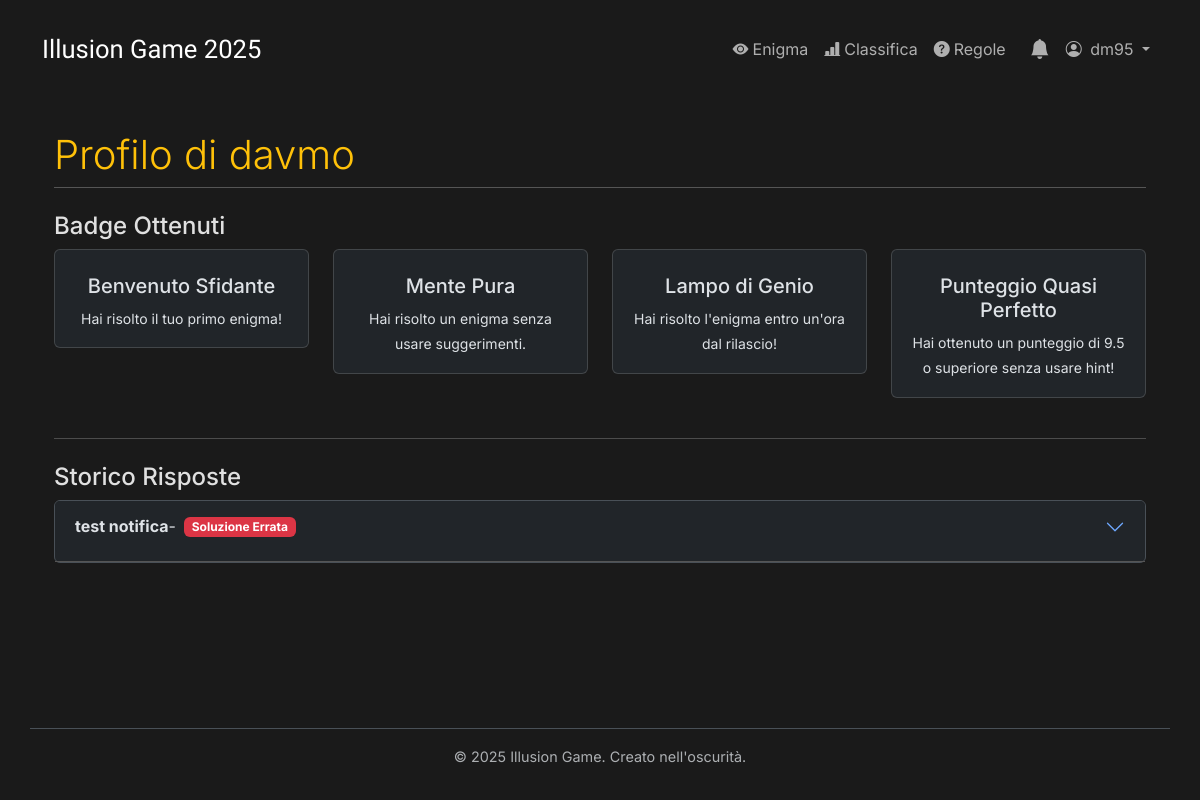
The app's page /profilo/davmo/ (signed in), older data.
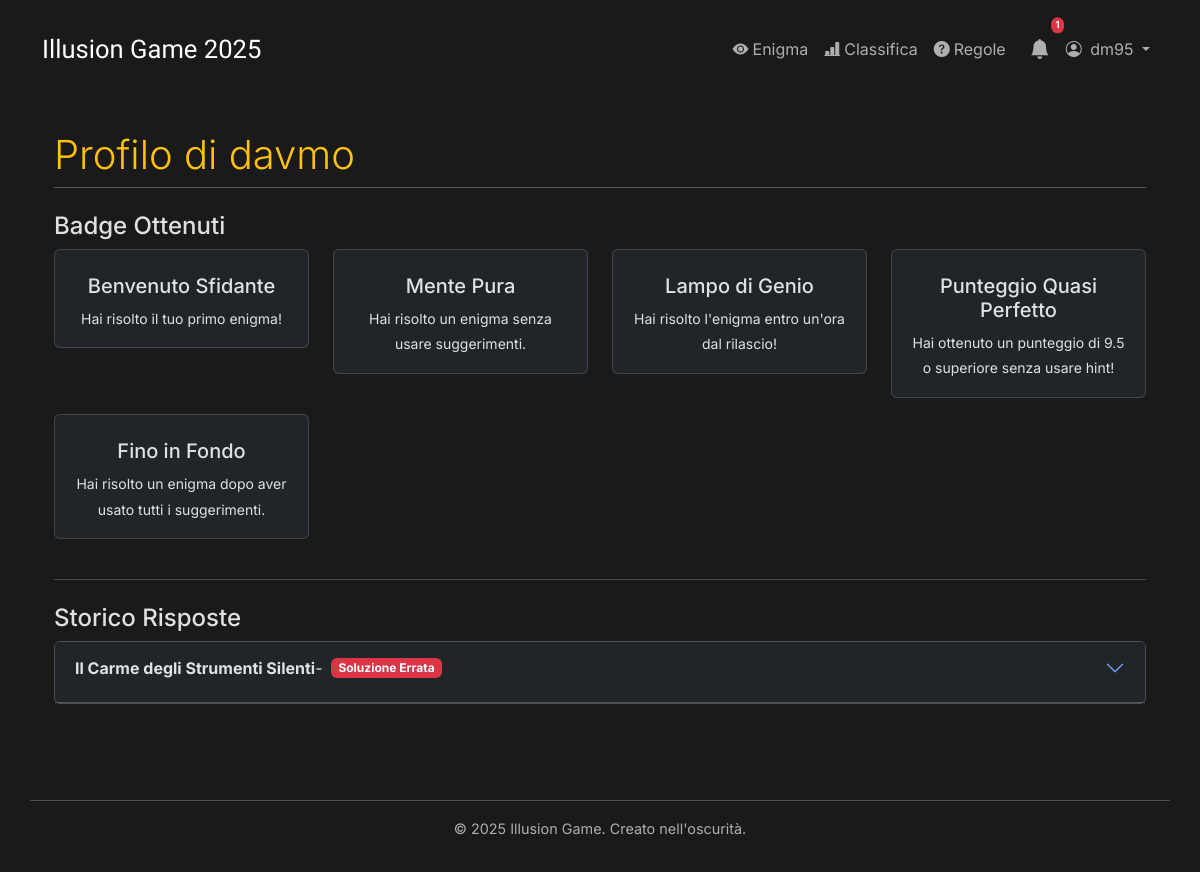
The same page, newer data.
### enigmas/models.py (models this page shows, shortened)
class UserBadge(models.Model):
    utente = models.ForeignKey(User, on_delete=models.CASCADE, related_name='user_badges')
    badge = models.ForeignKey(Badge, on_delete=models.CASCADE, related_name='user_badges')
    data_ottenimento = models.DateTimeField(auto_now_add=True)
    class Meta:
        unique_together = ('utente', 'badge')

class Badge(models.Model):
    nome = models.CharField(max_length=100)
    descrizione = models.TextField()
    icona = models.CharField(max_length=50, help_text="Es. 'bi bi-star'")

class RispostaUtente(models.Model):
    utente = models.ForeignKey(User, on_delete=models.CASCADE, related_name='risposte')
    enigma = models.ForeignKey(Enigma, on_delete=models.CASCADE)
    data_invio = models.DateTimeField(default=timezone.now)
    is_completa_corretta = models.BooleanField(default=False)
    punteggio = models.FloatField(default=0.0)
    class Meta:
        unique_together = ('utente', 'enigma')
        ordering = ['-data_invio']

class Enigma(models.Model):
    titolo = models.CharField(max_length=200, blank=True, null=True)
    testo = models.TextField(help_text="La descrizione principale o l'introduzione all'enigma/caso.")
    start_time = models.DateTimeField(help_text="Data e ora di inizio visibilità")
    end_time = models.DateTimeField(editable=False)
    is_active = models.BooleanField(default=False, help_text="Seleziona per rendere questo l'enigma/caso corrente")
    notifica_inviata = models.BooleanField(default=False, help_text="Indica se la notifica è già stata inviata")
    class Meta:
        verbose_name = "Enigma o Caso"
        verbose_name_plural = "Enigmi o Casi"
        ordering = ['-start_time']

### enigmas/views.py (the view)
# urls.py: path('profilo/<str:username>/', views.profile_view, name='profile_view'),
@login_required
def profile_view(request, username):
    profile_user = get_object_or_404(User, username=username)
    risposte = RispostaUtente.objects.filter(utente=profile_user).select_related('enigma').order_by('-enigma__start_time')
    badges_utente = UserBadge.objects.filter(utente=profile_user).select_related('badge')
    context = {'profile_user': profile_user, 'risposte': risposte, 'badges': badges_utente}
    return render(request, 'enigmas/profile_detail.html', context)

### enigmas/context_processors.py (called while the page is built)
def unread_notifications_context(request):
    if request.user.is_authenticated:
        count = Notifica.objects.filter(utente=request.user, letta=False).count()
        return {'unread_notifications_count': count}
    return {}

### enigmas/templates/enigmas/profile_detail.html (shortened to what this page needs)
{% extends 'enigmas/base.html' %}
{% block content %}
<div class="container mt-4">
    <h2 class="display-6">Profilo di {{ profile_user.username }}</h2>
    <h4 class="mt-4">Badge Ottenuti</h4>
    <div class="row">
        {% for user_badge in badges %}
        <div class="col-md-3 mb-3">
            <div class="card text-center">
                <div class="card-body">
                    <h5 class="card-title mt-2">{{ user_badge.badge.nome }}</h5>
                    <p class="card-text"><small>{{ user_badge.badge.descrizione }}</small></p>
                </div>
            </div>
        </div>
        {% empty %}
        <div class="col">
            <p>Nessun badge ancora ottenuto.</p>
        </div>
        {% endfor %}
    </div>
    <hr class="my-4">
    <h4 class="mt-4">Storico Risposte</h4>
    <div class="accordion" id="storicoAccordion">
        {% for risposta in risposte %}
        <div class="accordion-item">
            <h2 class="accordion-header" id="heading-{{ risposta.id }}">
                <button class="accordion-button collapsed" type="button" data-bs-toggle="collapse" data-bs-target="#collapse-{{ risposta.id }}">
                    <strong>{{ risposta.enigma.titolo }}</strong> -
                    <span class="ms-2 badge {% if risposta.is_completa_corretta %}bg-success{% else %}bg-danger{% endif %}">
                        {% if risposta.is_completa_corretta %}Soluzione Corretta{% else %}Soluzione Errata{% endif %}
                    </span>
                </button>
            </h2>
        </div>
        {% empty %}
        <div class="alert alert-info">
            Nessuna risposta inviata.
        </div>
        {% endfor %}
    </div>
</div>
{% endblock %}

### enigmas/templates/enigmas/base.html (shortened to what this page needs)
{% load static %}
<!DOCTYPE html>
<html lang="it" data-bs-theme="dark">
<head>
    <link href="https://cdn.jsdelivr.net/npm/bootstrap@5.3.3/dist/css/bootstrap.min.css" rel="stylesheet" xintegrity="sha384-QWTKZyjpPEjISv5WaRU9OFeRpok6YctnYmDr5pNlyT2bRjXh0JMhjY6hW+ALEwIH">
    <link rel="stylesheet" href="{% static 'enigmas/css/style.css' %}">
    <link rel="stylesheet" href="https://cdn.jsdelivr.net/npm/bootstrap-icons@1.11.3/font/bootstrap-icons.min.css">
</head>
<body class="d-flex flex-column">
    <nav class="navbar navbar-expand-lg navbar-custom">
        <div class="container">
            <a class="navbar-brand navbar-brand-custom" href="{% url 'enigma_view' %}">
                Illusion Game 2025
            </a>
            <div class="collapse navbar-collapse" id="navbarNavContent">
                <ul class="navbar-nav ms-auto mb-2 mb-lg-0 align-items-center">
                    {% if user.is_authenticated %}
                        <li class="nav-item"> <a class="nav-link {% if request.resolver_match.url_name == 'enigma_view' %}active{% endif %}" href="{% url 'enigma_view' %}"><i class="bi bi-eye-fill me-1"></i>Enigma</a> </li>
                        <li class="nav-item"> <a class="nav-link {% if request.resolver_match.url_name == 'classifica' %}active{% endif %}" href="{% url 'classifica' %}"><i class="bi bi-bar-chart-line-fill me-1"></i>Classifica</a> </li>
                        <li class="nav-item"> <a class="nav-link " href="{% url 'regole_punteggio' %}"><i class="bi bi-question-circle-fill me-1"></i>Regole</a> </li>
                        <li class="nav-item d-none d-lg-block notification-bell-desktop">
                            <a class="nav-link position-relative px-2 {% if request.resolver_match.url_name == 'lista_notifiche' %}active{% endif %}"
                               href="{% url 'lista_notifiche' %}"
                               title="Notifiche">
                                <i class="bi bi-bell-fill fs-5"></i>
                                {% if unread_notifications_count > 0 %}
                                    <span class="position-absolute top-0 start-100 translate-middle badge rounded-pill bg-danger">
                                        {{ unread_notifications_count }}
                                    </span>
                                {% endif %}
                            </a>
                        </li>
                        <li class="nav-item dropdown">
                            <a class="nav-link dropdown-toggle" href="#" role="button" data-bs-toggle="dropdown" aria-expanded="false">
                                <i class="bi bi-person-circle me-1"></i> {{ user.username }}
                            </a>
                        </li>
                    {% else %}
                        <li class="nav-item">
                            <a class="nav-link {% if request.resolver_match.url_name == 'account_login' %}active{% endif %}" href="{% url 'account_login' %}"><i class="bi bi-box-arrow-in-right me-1"></i>Login</a>
                        </li>
                    {% endif %}
                </ul>
            </div>
        </div>
    </nav>
    <div class="container mt-4 mb-5 flex-grow-1">
        {% block content %}{% endblock %}
    </div>
    <footer class="container text-center text-body-secondary py-3 border-top">
        <p>&copy; {% now "Y" %} Illusion Game. Creato nell'oscurità.</p>
    </footer>
</body>
</html>

Row changes from the older to the newer data that the page shows:
removed RispostaUtente: enigma.titolo "test notifica", is_completa_corretta "Soluzione Errata"
added UserBadge: badge.nome "Fino in Fondo", badge.descrizione "Hai risolto un enigma dopo aver usato tutti i suggerimenti."
added RispostaUtente: enigma.titolo "Il Carme degli Strumenti Silenti", is_completa_corretta "Soluzione Errata"
Text that changed along with them:
{{ unread_notifications_count }}: (not shown) → "1"
